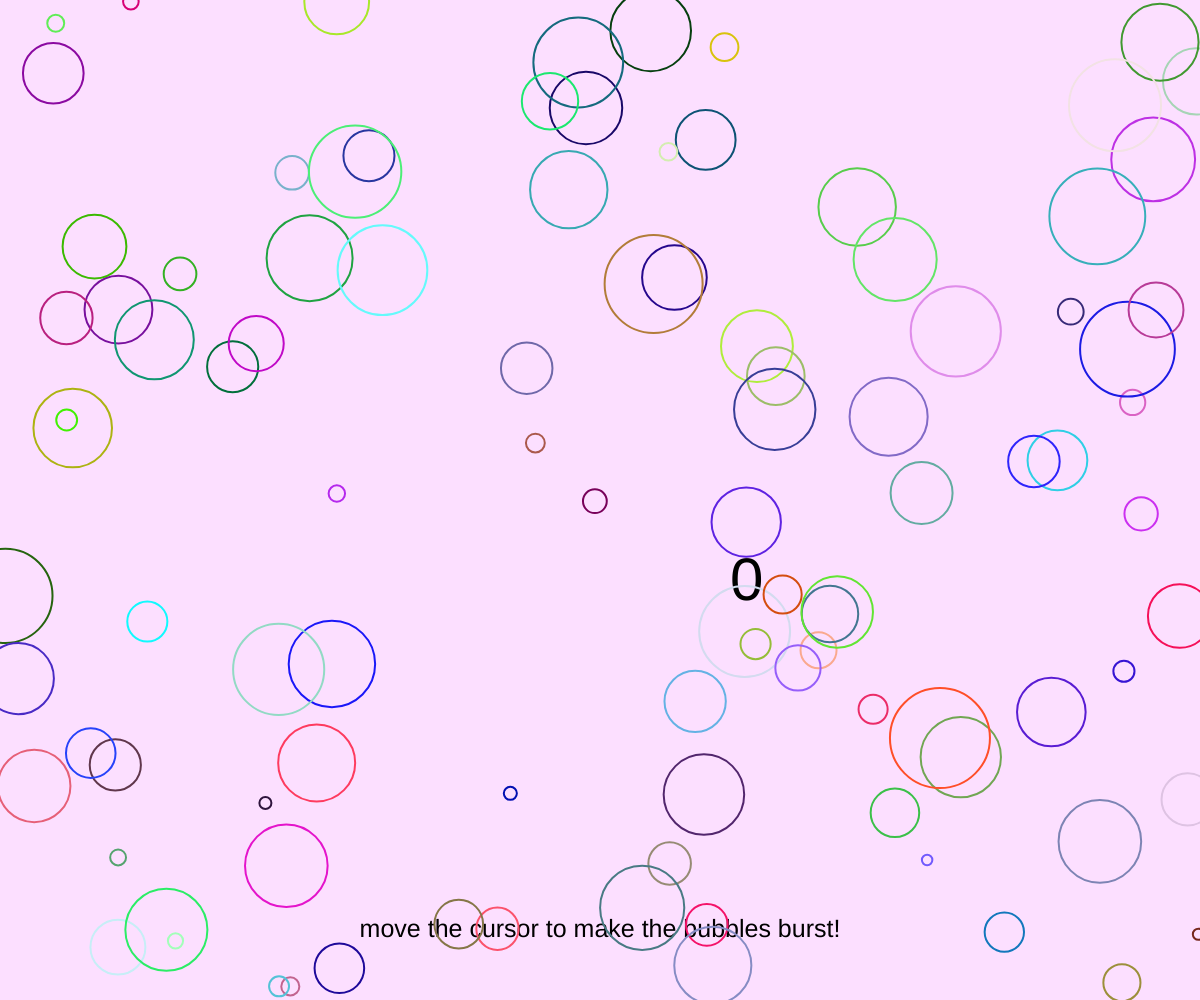
Frame 1 (no input)
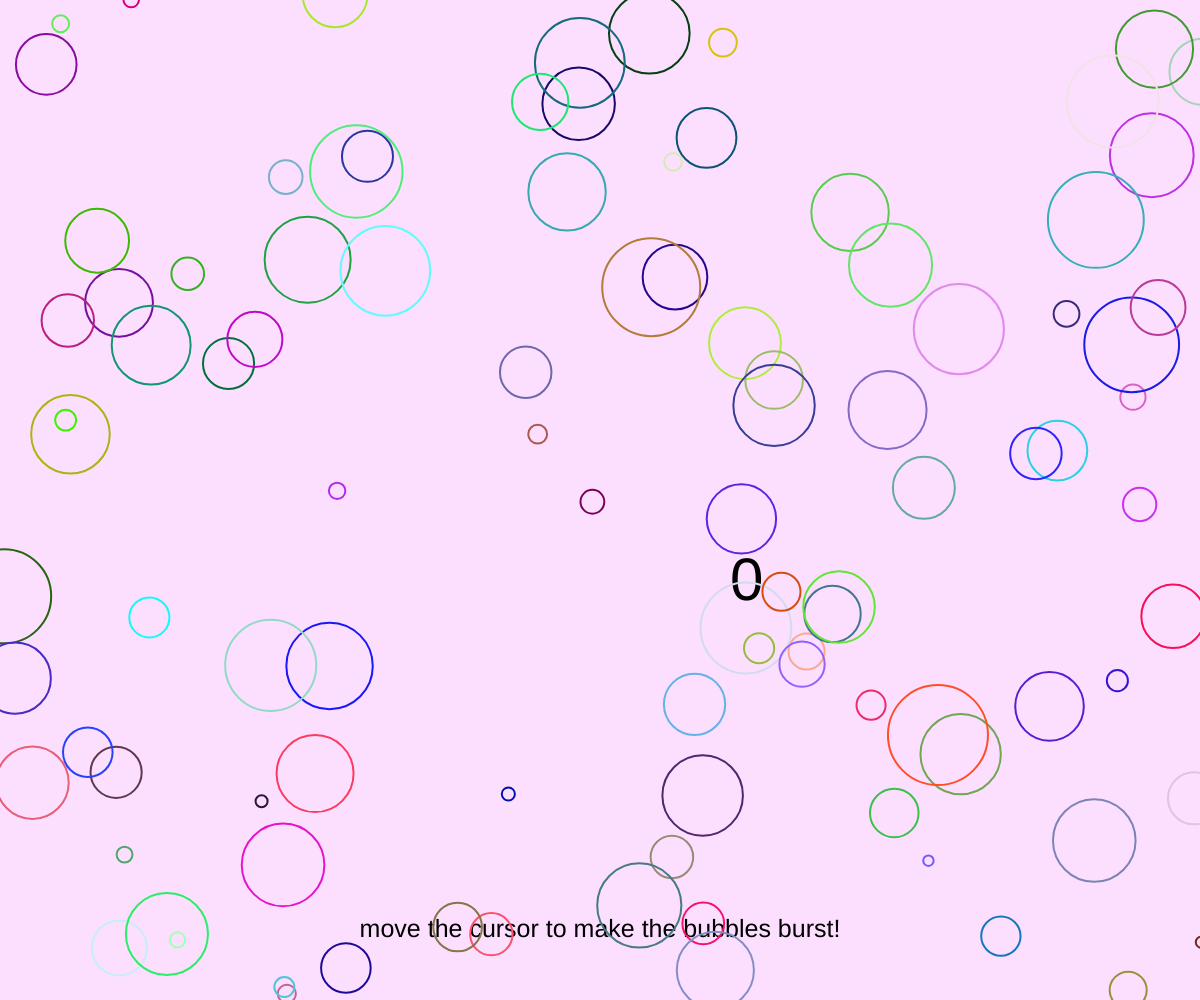
Frame 60 (no input)
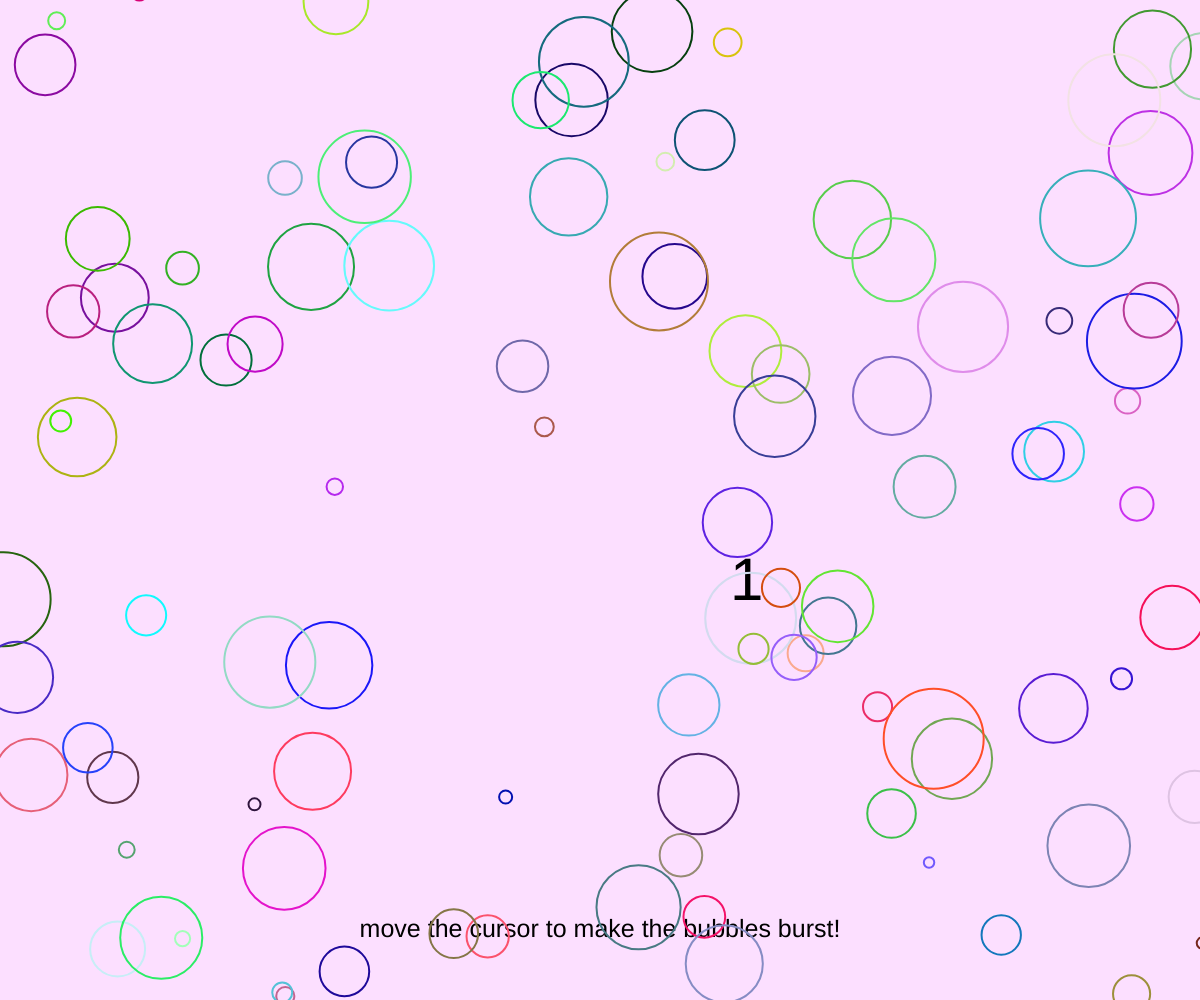
Frame 120 (the mouse pressed at the canvas centre since frame 60)

The p5.js sketch that drew these frames (run headless with seeded random() and noise() and a simulated clock; from frame 60 on, the mouse is pressed at the canvas centre):

// p5.js sketch
// ── sketch.js
let bubs = []; // an empty array
let score = 0;

function setup() {
  createCanvas(windowWidth, windowHeight);

  for (let i = 0; i < 100; i++) {
    let x = random(width);
    let y = random(height);
    let sz = random(10, 100);
    let col = color(random(255), random(255), random(255));

    let b = new Bubble(x, y, sz, col); // make a new bubble
    bubs.push(b); // add it to the array
  }

}

function draw() {
  background("#FCDFFF");
  //score text
  textSize(60);
  noStroke();
  fill(0);
  text(score, 730, 600);

  //text
  push();
  textAlign(CENTER, CENTER);
  noStroke();
  textSize(25);
  text('move the cursor to make the bubbles burst!', windowWidth / 2, windowHeight - 70);
  pop();

  for (let bub of bubs) {
    bub.display();
    bub.update();
    bub.burst();
  }

}

class Bubble {
  constructor(tempX = 200, tempY = 200, tempSize = 50, tempColor = 0) {
    this.x = tempX;
    this.y = tempY;
    this.size = tempSize;
    this.color = tempColor;
    this.alive = true;
  }

  //bubbles
  display() {
    if (this.alive) {
      noFill();
      strokeWeight(2);
      stroke(this.color);
      ellipse(this.x, this.y, this.size);
    }
  }

  update() {
    this.x = this.x + random(-1, 1);
    this.y = this.y + random(-1, 1);
  }

//to make it burst
  burst() {
    let d = dist(mouseX, mouseY, this.x, this.y);
    if (d < this.size / 2) {
      // over the bubble
      this.alive = false;
      this.x = 1000000;
      this.y = 1000000;
      score++;
    }

  }

}
